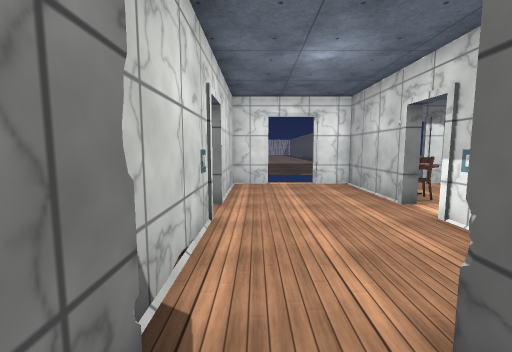
[1] (above)

18 first-person views from a walk through a 3-D level made in the Unity game engine. The camera is 1.5 m above the floor, tilts 6° down and sees 90° across. The floor is counted in squares, 1 m on a side. Each view is taken from the middle of a square. On the plan, view 1 faces up. The plan holds only what a view shows up to about 13 squares ahead; the rest is blank. The place goes on beyond the plan. The player is left out. Some animated figures are left out. Door leaves are left out, so doorways stand open. Surface patterns are stand-ins for the level's own textures.

[2]
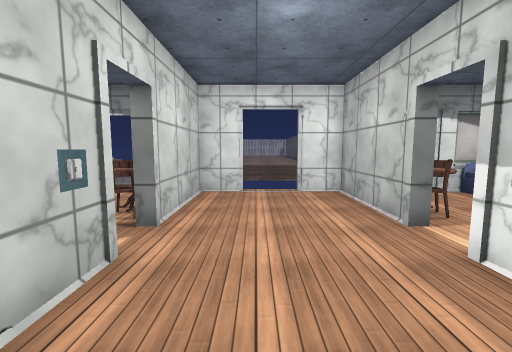

[3]
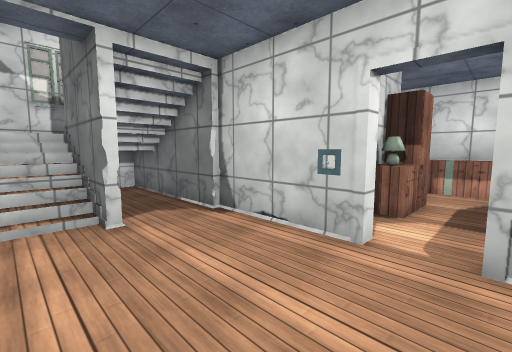

[4]
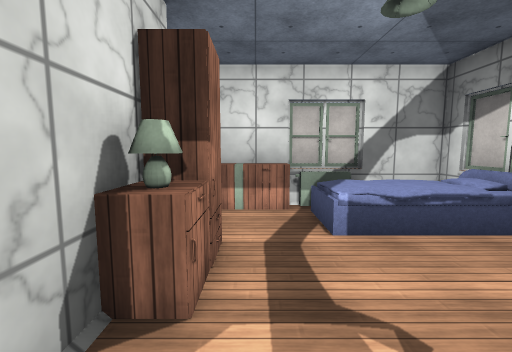

[5]
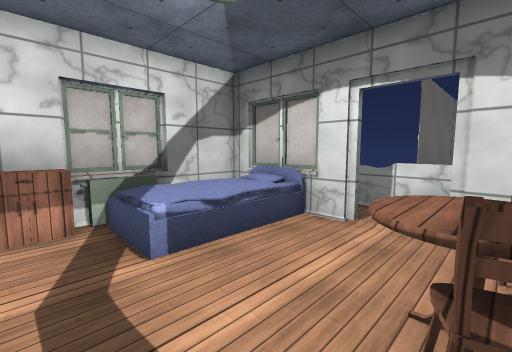

[6]
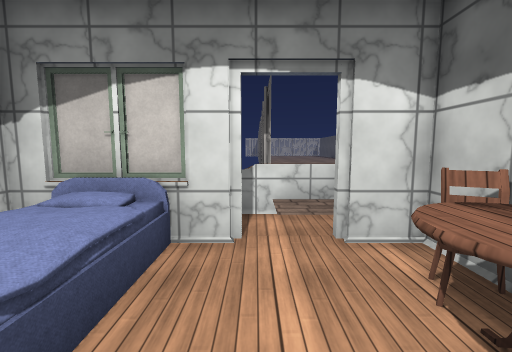

[7]
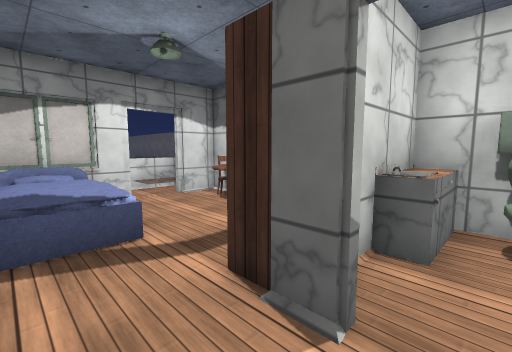

[8]
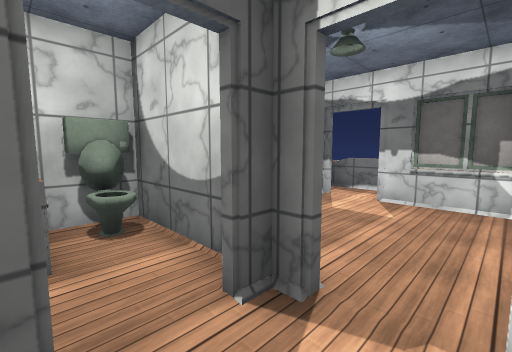

[9]
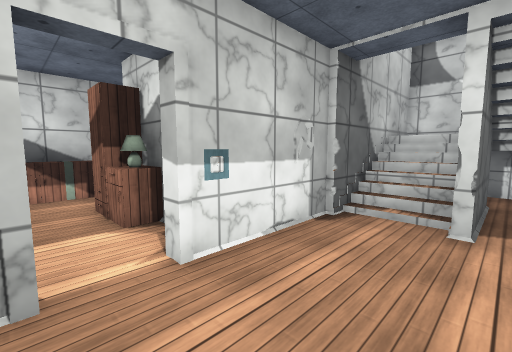

[10]
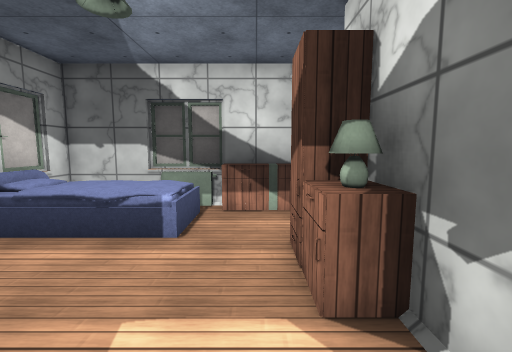

[11]
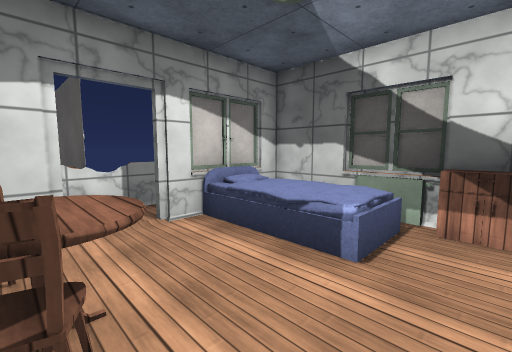

[12]
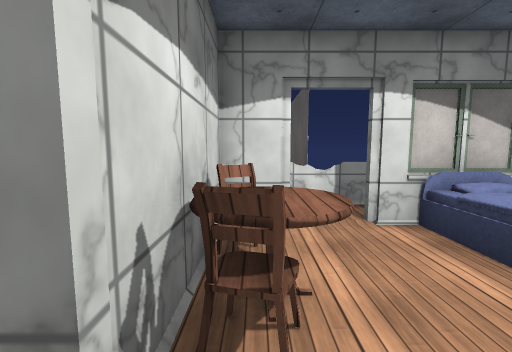

[13]
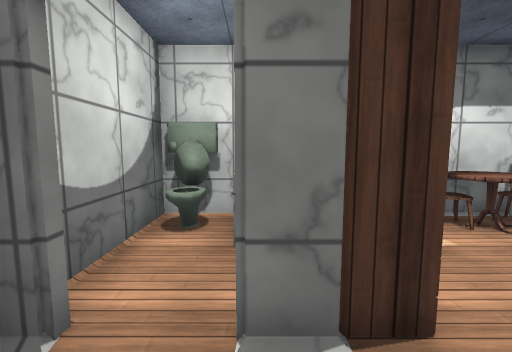

[14]
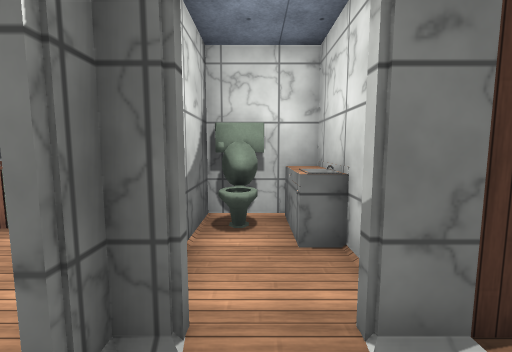

[15]
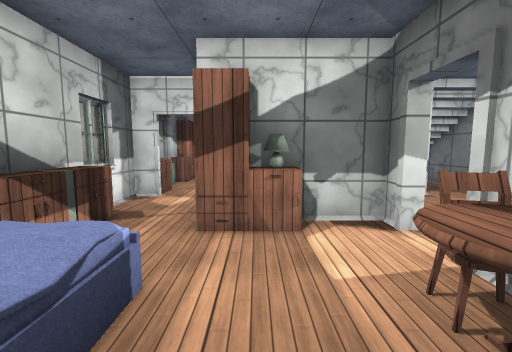

[16]
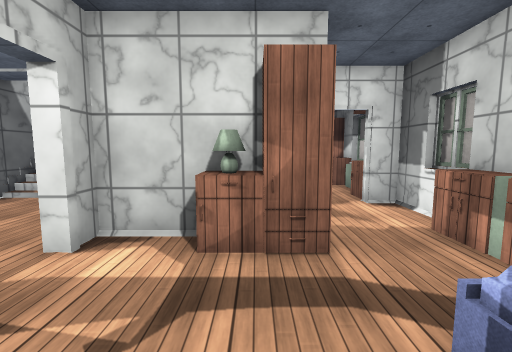

[17]
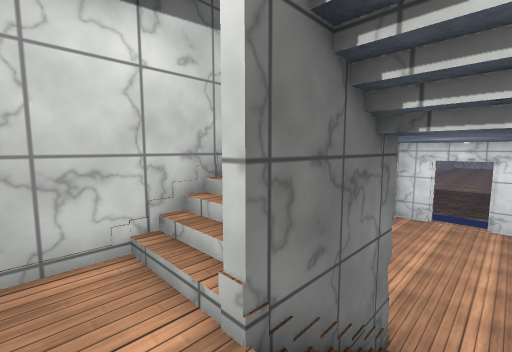

[18]
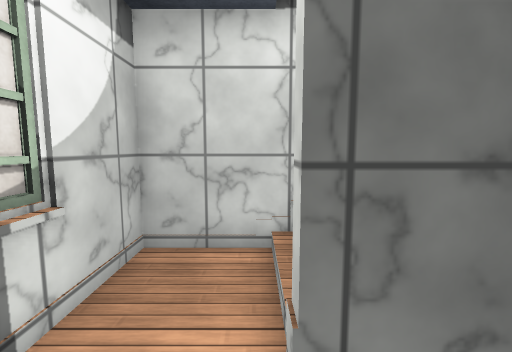

### Floor plan
Key: @ floor where view 1 was taken; # wall or solid block; . main floor; : floor 0.25 m higher than the main floor; + floor 2 m higher than the main floor; / step, stairs or slope; D open door; = window, fence, low wall or low ledge; ^ raised ledge; T table; C chair; B bed; A cabinet; L lamp; R radiator; I toilet.
Columns run from 8 left of view 1 to 11 right of it. Each row starts with its distance up from view 1.
 18     #
 17     #
 16     #          #
 15     #    ::    #
 14     #    :::   #
 13     #==  :::  =#
 12     ##   ::   ##
 11 ####DD###DD###DD####
 10 #BB...C#....#C...  #
  9 #BBB.TC#....#CT..  #
  8 RBBB.TC#....#CT..  #
  7 #AB....#....#....BAR
  6 AA................AA
  5 AA.ALA##....##ALA.AA
  4 #..#.^^#....#^^.#..#
  3 #.....I#....#I.....#
  2 ########....########
  1        #..#/#
  0        #@.#/
 -1        #..#/
 -2         ++++
 -3        #++ +#
 -4      D#######

Positions as (right, up) in squares from view 1, and headings:
1: (0, 0), facing up
2: (1, 2), facing up
3: (3, 7), facing down-left
4: (-1, 6), facing left
5: (-2, 6), facing up-left
6: (-4, 7), facing up
7: (-7, 3), facing up-right
8: (-7, 4), facing down-right
9: (1, 7), facing down-right
10: (4, 6), facing right
11: (5, 6), facing up-right
12: (5, 6), facing up
13: (10, 4), facing left
14: (10, 3), facing left
15: (7, 10), facing down
16: (-4, 9), facing down
17: (3, -3), facing up-left
18: (3, -2), facing left
